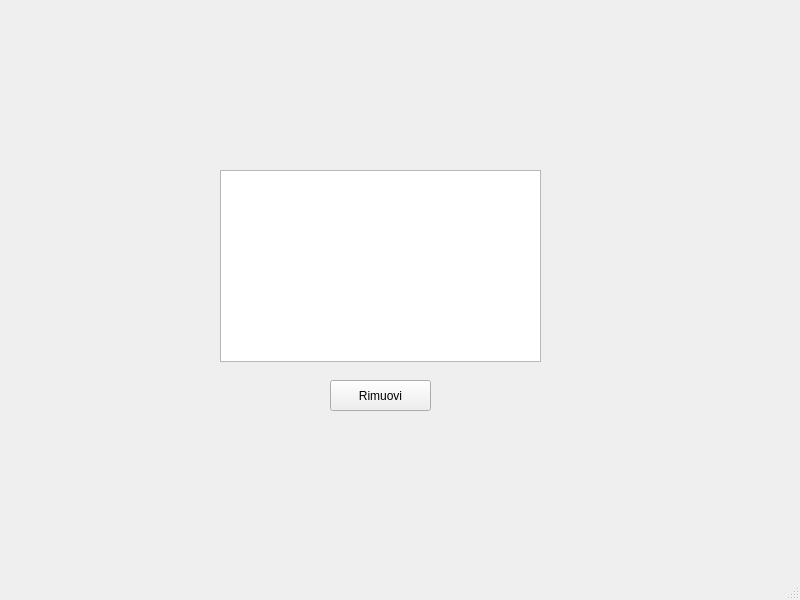
<?xml version="1.0" encoding="UTF-8"?>
<ui version="4.0">
 <class>MainWindow</class>
 <widget class="QMainWindow" name="MainWindow">
  <property name="geometry">
   <rect>
    <x>0</x>
    <y>0</y>
    <width>800</width>
    <height>600</height>
   </rect>
  </property>
  <property name="windowTitle">
   <string>MainWindow</string>
  </property>
  <widget class="QWidget" name="centralwidget">
   <widget class="QPushButton" name="bRimuovi">
    <property name="geometry">
     <rect>
      <x>330</x>
      <y>380</y>
      <width>101</width>
      <height>31</height>
     </rect>
    </property>
    <property name="text">
     <string>Rimuovi</string>
    </property>
   </widget>
   <widget class="QTableWidget" name="tabellaAssociazione">
    <property name="geometry">
     <rect>
      <x>220</x>
      <y>170</y>
      <width>321</width>
      <height>192</height>
     </rect>
    </property>
   </widget>
  </widget>
  <widget class="QMenuBar" name="menubar">
   <property name="geometry">
    <rect>
     <x>0</x>
     <y>0</y>
     <width>800</width>
     <height>22</height>
    </rect>
   </property>
  </widget>
  <widget class="QStatusBar" name="statusbar"/>
 </widget>
 <resources/>
 <connections/>
</ui>
